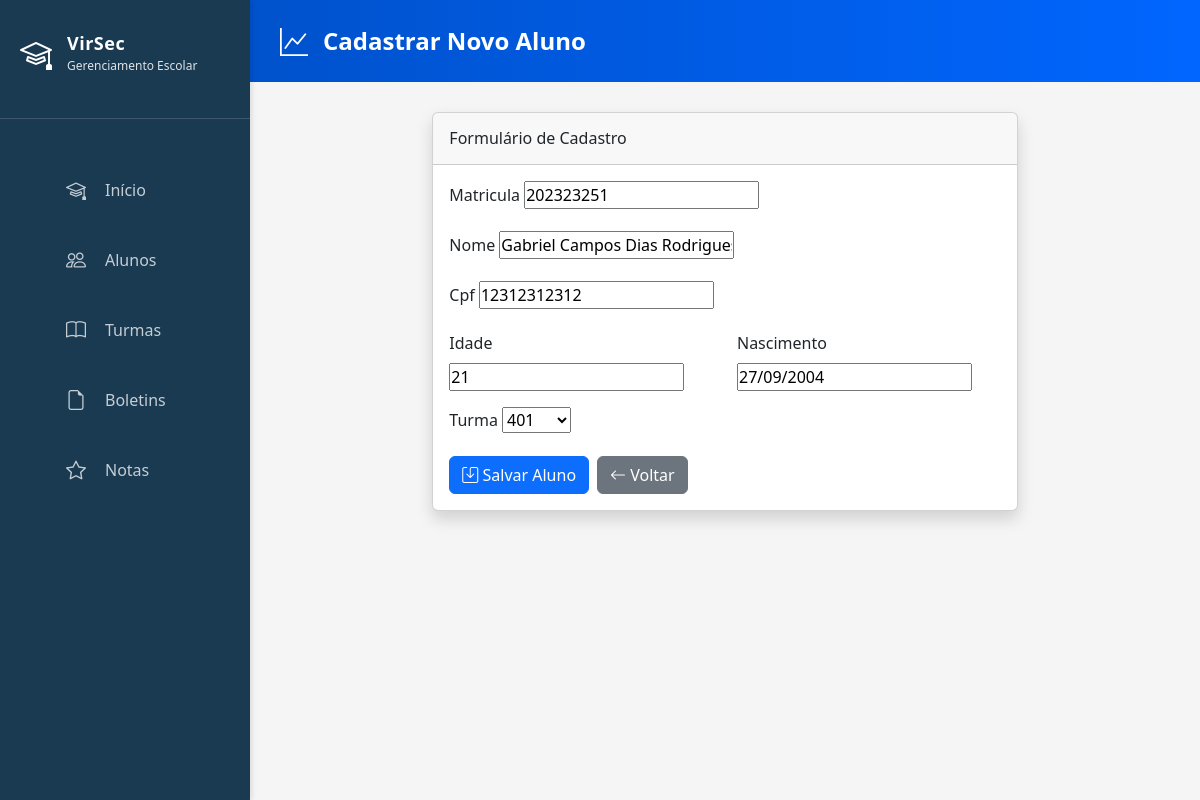
/alunos/editar/1/, run on the app's committed database.
### alunos/models.py (models this page shows, shortened)
class Aluno(models.Model):
    matricula = models.CharField(max_length=9, unique=True)
    nome = models.CharField(max_length=100)
    cpf = models.CharField(max_length=11, unique=True, null=True, blank=True)
    idade = models.IntegerField()
    nascimento = models.DateField()
    data_cadastro = models.DateTimeField(auto_now_add=True)
    turma = models.ForeignKey(
        'turmas.Turma',
        on_delete=models.SET_NULL, # Usar SET_NULL é mais seguro que CASCADE aqui
        null=True,
        blank=True,
        related_name='alunos'
    )

### alunos/views.py (the view)
# urls.py: path('editar/<int:pk>/', AlunoUpdateView.as_view(), name='aluno_editar'),
class AlunoUpdateView(UpdateView):
    model = Aluno
    fields = '__all__'
    template_name = 'alunos/cadastroAlunos.html'
    success_url = reverse_lazy('alunos:aluno_list')

### turmas/models.py (called while the page is built)
    def __str__(self):
        return self.nome

### alunos/templates/alunos/cadastroAlunos.html (shortened to what this page needs)
{% extends "base.html" %}
{% load static %}
{% block header_title %}Cadastrar Novo Aluno{% endblock header_title %}
{% block content %}
<div class="row">
    <div class="col-md-8 offset-md-2">
        <div class="card shadow mb-4">
            <div class="card-header py-3">
                <h6 class="m-0 font-weight-bold">Formulário de Cadastro</h6>
            </div>
            <div class="card-body">
                <form method="POST">
                    <div class="mb-3">
                        <label for="{{ form.matricula.id_for_label }}" class="form-label">{{ form.matricula.label }}</label>
                        {{ form.matricula }}
                    </div>
                    <div class="mb-3">
                        <label for="{{ form.nome.id_for_label }}" class="form-label">{{ form.nome.label }}</label>
                        {{ form.nome }}
                    </div>
                    <div class="mb-3">
                        <label for="{{ form.cpf.id_for_label }}" class="form-label">{{ form.cpf.label }}</label>
                        {{ form.cpf }}
                    </div>
                    <div class="row">
                        <div class="col-md-6">
                            <div class="mb-3">
                                <label for="{{ form.idade.id_for_label }}" class="form-label">{{ form.idade.label }}</label>
                                {{ form.idade }}
                            </div>
                        </div>
                        <div class="col-md-6">
                            <div class="mb-3">
                                <label for="{{ form.nascimento.id_for_label }}" class="form-label">{{ form.nascimento.label }}</label>
                                {{ form.nascimento }}
                            </div>
                        </div>
                    </div>
                    <div class="mb-3">
                        <label for="{{ form.turma.id_for_label }}" class="form-label">{{ form.turma.label }}</label>
                        {{ form.turma }}
                    </div>
                    <div class="d-flex gap-2">
                        <button type="submit" class="btn btn-primary">
                            <i class="bi bi-save"></i> Salvar Aluno
                        </button>
                        <a href="{% url 'alunos:aluno_list' %}" class="btn btn-secondary">
                            <i class="bi bi-arrow-left"></i> Voltar
                        </a>
                    </div>
                </form>
            </div>
        </div>
    </div>
</div>
{% endblock content %}

### static/css/base.css (style rules this page uses)
* { margin: 0; padding: 0; box-sizing: border-box; }
body { background-color: #f5f5f5; font-family: 'Segoe UI', Tahoma, Geneva, Verdana, sans-serif; display: flex; }
.card { border: none; border-radius: 10px; box-shadow: 0 2px 8px rgba(0, 0, 0, 0.08); transition: all 0.3s ease; border-top: 4px solid #0052cc; }
.card-header { background-color: #0052cc; color: white; border: none; border-radius: 10px 10px 0 0; padding: 15px 20px; font-weight: 600; }
.btn-primary { background-color: #0052cc; border-color: #0052cc; font-weight: 600; }

### data on the page
Aluno: matricula "202323251", nome "Gabriel Campos Dias Rodrigues", cpf "12312312312", idade "21", nascimento "27/09/2004", turma "401"
